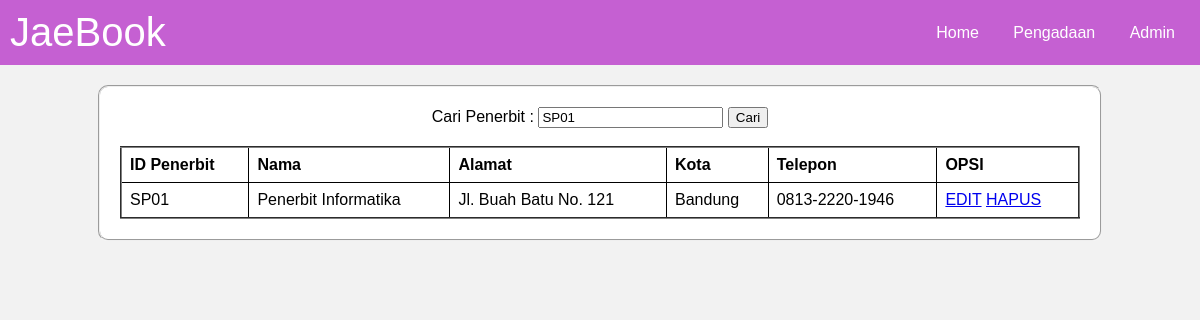
The page /tokobuku/penerbit.php?kata_cari=SP01 on the database its author committed.
### tables this page shows
CREATE TABLE `tb_penerbit` (
  `ID_Penerbit` varchar(30) NOT NULL,
  `Nama` varchar(30) NOT NULL,
  `Alamat` varchar(30) NOT NULL,
  `Kota` varchar(30) NOT NULL,
  `Telepon` varchar(30) NOT NULL
);

### tokobuku/penerbit.php (the view, shortened to what this page needs)
<!DOCTYPE html>
<html>
<head>
</head>
<body>
<nav>
        <div id="terraBook">JaeBook</div>
        <div>
            <a href="index.php">Home</a>
            <a href="penerbit.php">Pengadaan</a>
            <a href="admin.php">Admin</a>
        </div>
    </nav>
    <fieldset>
    <form method="GET" action="index.php" style="text-align: center;">
        <label>Cari Penerbit : </label>
        <input type="text" name="kata_cari" value="<?php if(isset($_GET['kata_cari'])) { echo
        $_GET['kata_cari']; } ?>" />
        <button type="submit">Cari</button>
    </form>
        <br>
        <table border="2">
            <thead>
                <tr>
                    <th>ID Penerbit</th>
                    <th>Nama</th>
                    <th>Alamat</th>
                    <th>Kota</th>
                    <th>Telepon</th>
                    <th>OPSI</th>
                </tr>
            </thead>
            <tbody>
                <?php
                include 'koneksi.php';
                if(isset($_GET['kata_cari'])) {
                    $kata_cari = $_GET['kata_cari'];
                    $query = "SELECT * FROM tb_penerbit WHERE ID_Penerbit like '%".$kata_cari."%' OR
                        Nama like '%".$kata_cari."%' ORDER BY ID_Penerbit ASC";
                } else {
                    $query = "SELECT * FROM tb_penerbit ORDER BY ID_Penerbit ASC";
                }
                $result = mysqli_query($koneksi, $query);
                while ($row = mysqli_fetch_assoc($result)) {
                ?>
                <tr>
                    <td><?php echo $row['ID_Penerbit']; ?></td>
                    <td><?php echo $row['Nama']; ?></td>
                    <td><?php echo $row['Alamat']; ?></td>
                    <td><?php echo $row['Kota']; ?></td>
                    <td><?php echo $row['Telepon']; ?></td>
                    <td>
                        <a href="Edit_penerbit.php?id_penerbit=<?php echo $row['id_penerbit']; ?>">EDIT</a>
                        <a href="Delete_penerbit.php?id_penerbit=<?php echo $row['id_penerbit']; ?>">HAPUS</a>
                    </td>
                </tr>
                <?php
                }
                ?>
            </tbody>
        </table>
    </fieldset>
</body>
</html>

### tokobuku/penerbit.php (style rules this page uses)
body { font-family: Arial, sans-serif; background-color: #f2f2f2; margin: 0; padding: 0; }
nav { background-color: #C560D2; overflow: hidden; display: flex; justify-content: space-between; align-items: center; padding: 10px; }
nav a { color: white; text-align: center; text-decoration: none; padding: 10px; margin: 0 5px; }
#terraBook { font-size: 40px; font-family: 'Arial', sans-serif; color: white; }
fieldset { width: 80%; margin: auto; margin-top: 20px; background-color: white; padding: 20px; border-radius: 10px; }
table { width: 100%; border-collapse: collapse; }
th, td { border: 1px solid black; padding: 8px; text-align: left; }

### rows shown on the page
tb_penerbit: ID_Penerbit "SP01", Nama "Penerbit Informatika", Alamat "Jl. Buah Batu No. 121", Kota "Bandung", Telepon "0813-2220-1946"
